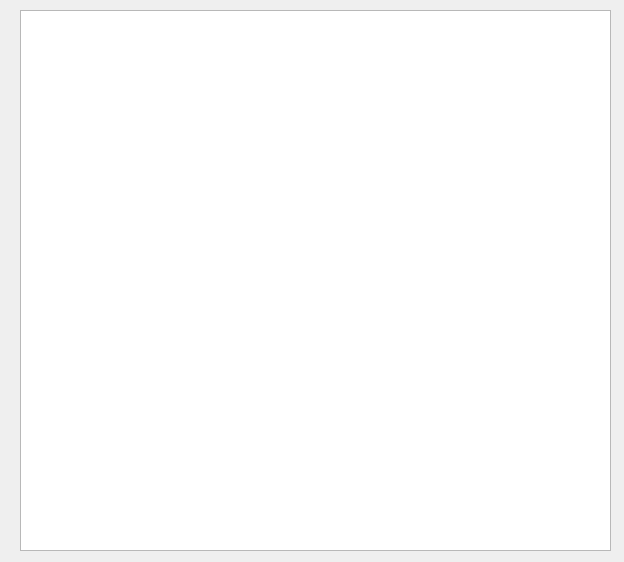
<?xml version="1.0" encoding="UTF-8"?>
<ui version="4.0">
 <class>Form</class>
 <widget class="QWidget" name="Form">
  <property name="geometry">
   <rect>
    <x>0</x>
    <y>0</y>
    <width>624</width>
    <height>562</height>
   </rect>
  </property>
  <property name="windowTitle">
   <string>Form</string>
  </property>
  <widget class="QTableView" name="tableView">
   <property name="geometry">
    <rect>
     <x>20</x>
     <y>10</y>
     <width>591</width>
     <height>541</height>
    </rect>
   </property>
  </widget>
 </widget>
 <resources/>
 <connections/>
</ui>
